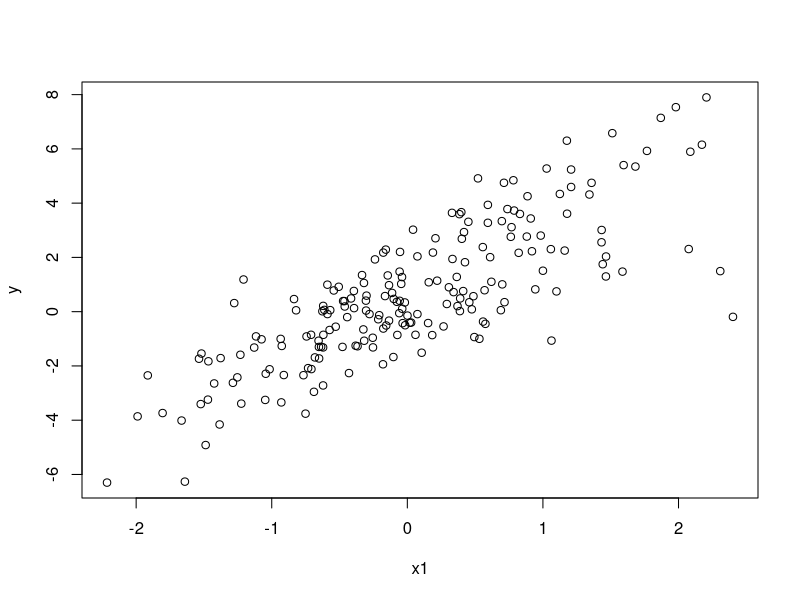
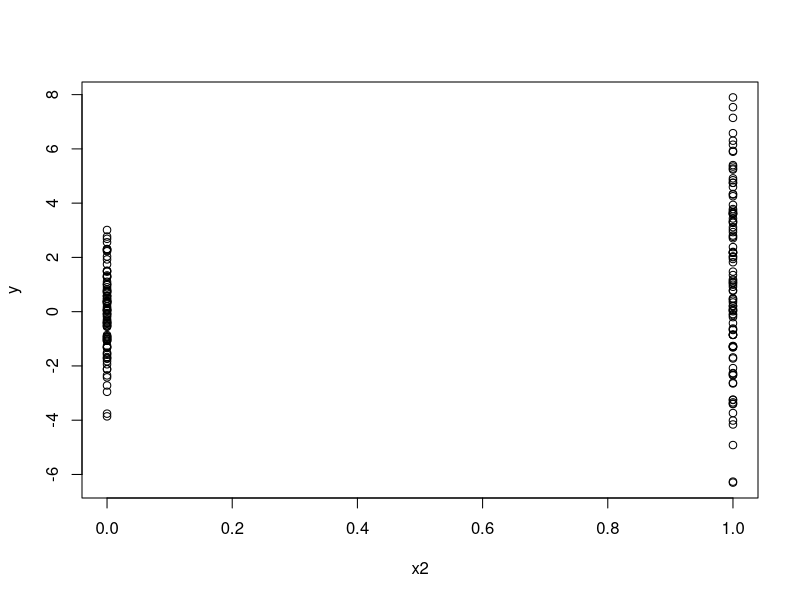
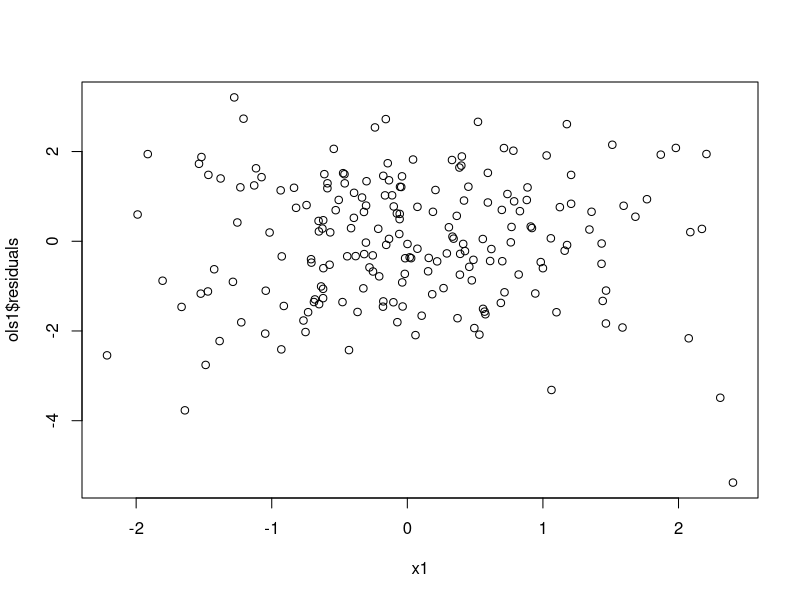
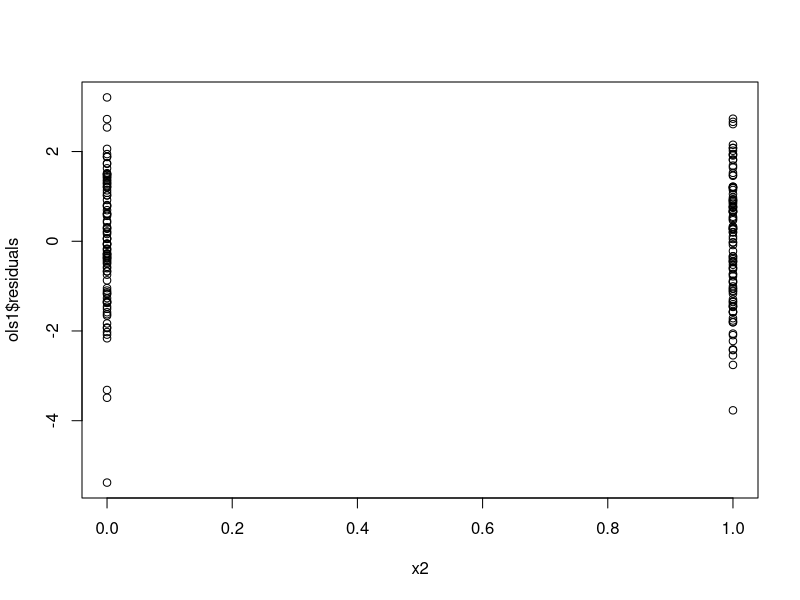
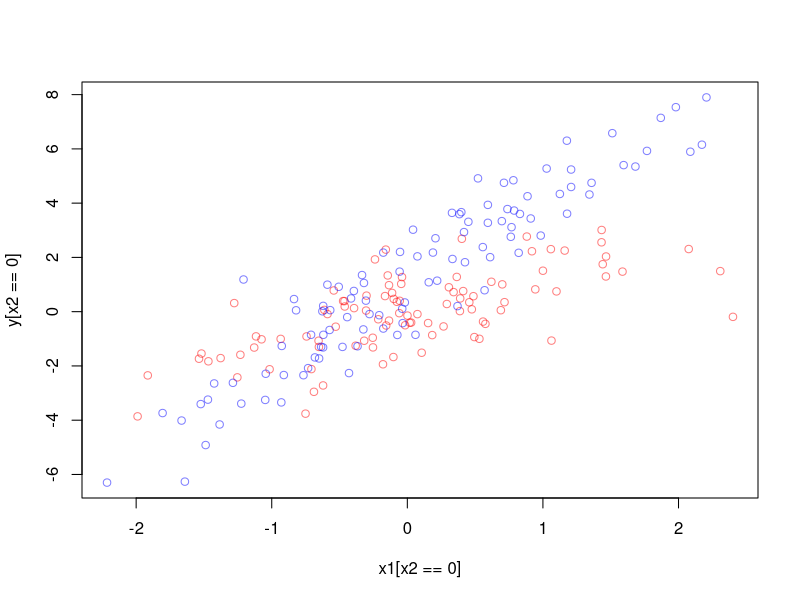
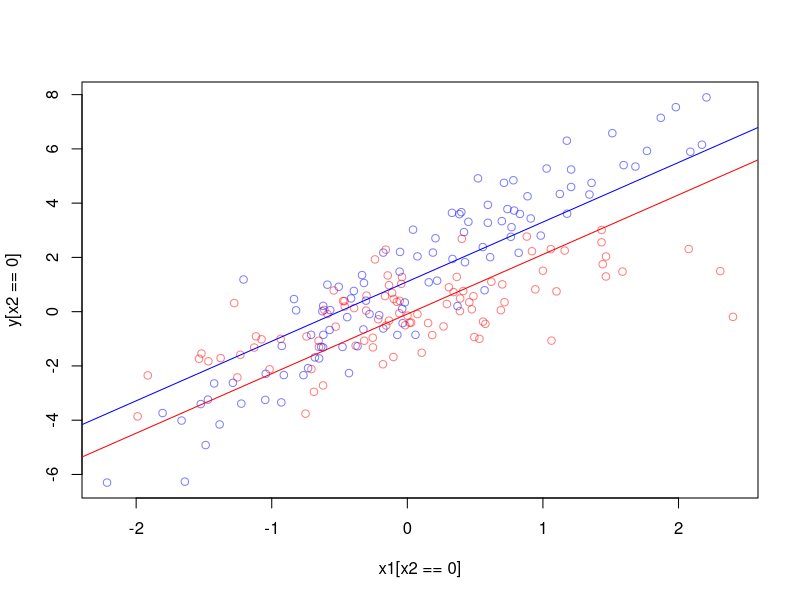
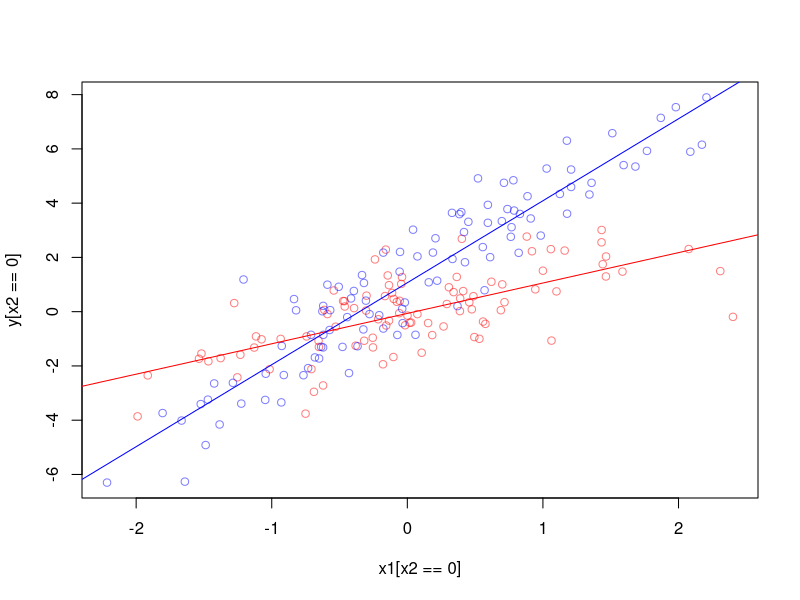
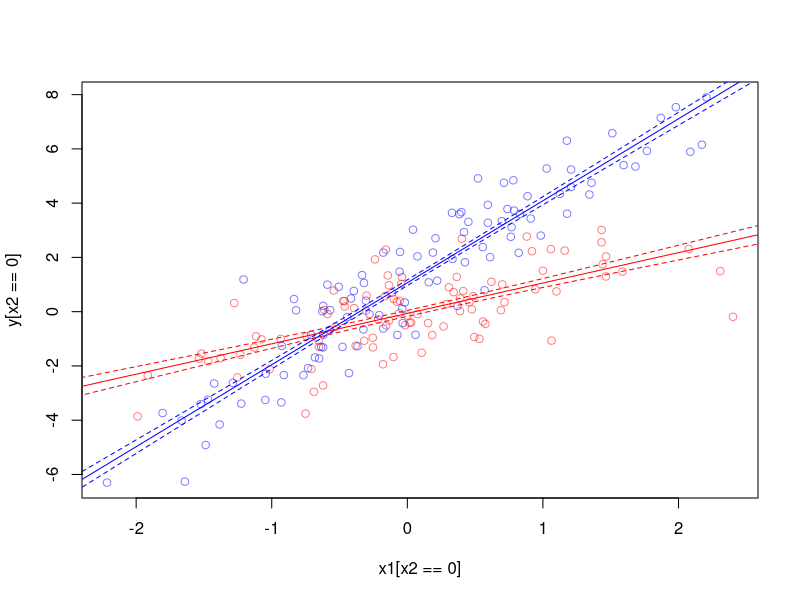

The R script that drew these images, in order:
#' # OLS interaction plots #
#'
#' Interactions are important, but they're hard to understand without visualization.
#' This script works through how to visualize interactions in linear regression models.


#' ## Plots for identifying interactions ##
#'
set.seed(1)
x1 <- rnorm(200)
x2 <- rbinom(200,1,.5)
y <- x1 + x2 + (2*x1*x2) + rnorm(200)

#' Interactions (at least in fake data) tend to produce weird plots:
plot(y~x1)
plot(y~x2)
#' This means they also produce weird residual plots:
ols1 <- lm(y ~ x1 + x2)
plot(ols1$residuals ~ x1)
plot(ols1$residuals ~ x2)
#' For example, in the first plot we find that there are clearly two relationships between `y` and `x1`, one positive and one negative.
#' We thus want to model this using an interaction:
ols2 <- lm(y ~ x1 + x2 + x1:x2)
summary(ols2)
#' Note: This is equivalent to either of the following:
summary(lm(y ~ x1 + x2 + x1*x2))
summary(lm(y ~ x1*x2))
#' However, specifying only the interaction...
summary(lm(y ~ x1:x2))
#' produces an incomplete (and thus invalid) model.
#' Now let's figure out how to visualize this interaction based upon the complete/correct model.



#' ## Start with the raw data ##
#'
#' Our example data are particularly simple. There are two groups (defined by `x2`) and one covariate (`x1`).
#' We can plot these two groups separately in order to see their distributions of `y` as a function of `x1`.
#' We can index our vectors in order to plot the groups separately in red and blue:
plot(x1[x2==0], y[x2==0], col=rgb(1,0,0,.5), xlim=c(min(x1),max(x1)), ylim=c(min(y),max(y)))
points(x1[x2==1], y[x2==1], col=rgb(0,0,1,.5))
#' It is already clear that there is an interaction.
#' Let's see if we plot the estimated effects.



#' ## Predicted outcomes ##
#'
#' The easiest way of examining interactions is with predicted outcomes plots.
#' We simply want to show the predicted value of the outcome based upon combinations of input variables.
#' We know that we can do this with the `predict` function applied to some new data.
#' The `expand.grid` function is help to build the necessary new data:
xseq <- seq(-5,5,length.out=100)
newdata <- expand.grid(x1=xseq,x2=c(0,1))
#' Let's build a set of predicted values for our no-interaction model:
fit1 <- predict(ols1, newdata, se.fit=TRUE, type="response")
#' Then do the same for our full model with the interaction:
fit2 <- predict(ols2, newdata, se.fit=TRUE, type="response")

#' Now let's plot the original data, again.
#' Then we'll overlay it with the predicted values for the two groups.
plot(x1[x2==0], y[x2==0], col=rgb(1,0,0,.5), xlim=c(min(x1),max(x1)), ylim=c(min(y),max(y)))
points(x1[x2==1], y[x2==1], col=rgb(0,0,1,.5))
points(xseq, fit1$fit[1:100], type='l', col='red')
points(xseq, fit1$fit[101:200], type='l', col='blue')
#' The result is a plot that differentiates the absolute levels of `y` in the two groups, but forces them to have equivalent slopes.
#' We know this is wrong.

#' Now let's try to plot the data with the correct fitted values, accounting for the interaction:
plot(x1[x2==0], y[x2==0], col=rgb(1,0,0,.5), xlim=c(min(x1),max(x1)), ylim=c(min(y),max(y)))
points(x1[x2==1], y[x2==1], col=rgb(0,0,1,.5))
points(xseq, fit2$fit[1:100], type='l', col='red')
points(xseq, fit2$fit[101:200], type='l', col='blue')
#' This looks better. The fitted values lines correspond nicely to the varying slopes in our two groups.
#' But, we still need to add uncertainty. Luckily, we have the necessarily information in `fit2$se.fit`.
plot(x1[x2==0], y[x2==0], col=rgb(1,0,0,.5), xlim=c(min(x1),max(x1)), ylim=c(min(y),max(y)))
points(x1[x2==1], y[x2==1], col=rgb(0,0,1,.5))
points(xseq, fit2$fit[1:100], type='l', col='red')
points(xseq, fit2$fit[101:200], type='l', col='blue')
points(xseq, fit2$fit[1:100]-fit2$se.fit[1:100], type='l', col='red', lty=2)
points(xseq, fit2$fit[1:100]+fit2$se.fit[1:100], type='l', col='red', lty=2)
points(xseq, fit2$fit[101:200]-fit2$se.fit[101:200], type='l', col='blue', lty=2)
points(xseq, fit2$fit[101:200]+fit2$se.fit[101:200], type='l', col='blue', lty=2)


#' We can also produce the same plot through bootstrapping.
tmpdata <- data.frame(x1=x1,x2=x2,y=y)
myboot <- function(){
    thisboot <- sample(1:nrow(tmpdata),nrow(tmpdata),TRUE)
    coef(lm(y~x1*x2,data=tmpdata[thisboot,]))
}
bootcoefs <- replicate(2500,myboot())
plot(x1[x2==0], y[x2==0], col=rgb(1,0,0,.5), xlim=c(min(x1),max(x1)), ylim=c(min(y),max(y)))
points(x1[x2==1], y[x2==1], col=rgb(0,0,1,.5))
apply(bootcoefs,2,function(coefvec) {
    points(xseq, coefvec[1] + (xseq*coefvec[2]), type='l', col=rgb(1,0,0,.01))
    points(xseq, coefvec[1] + (xseq*(coefvec[2]+coefvec[4])) + coefvec[3], type='l', col=rgb(0,0,1,.01))
    
})
points(xseq, fit2$fit[1:100], type='l')
points(xseq, fit2$fit[101:200], type='l')
points(xseq, fit2$fit[1:100]-fit2$se.fit[1:100], type='l', lty=2)
points(xseq, fit2$fit[1:100]+fit2$se.fit[1:100], type='l', lty=2)
points(xseq, fit2$fit[101:200]-fit2$se.fit[101:200], type='l', lty=2)
points(xseq, fit2$fit[101:200]+fit2$se.fit[101:200], type='l', lty=2)
#' If we overlay our previous lines of top of this, we see that they produce the same result, above.



#' Of course, we may want to show confidence intervals rather than SEs. And this is simple.
#' We can reproduce the graph with 95% confidence intervals, using `qnorm` to determine how much to multiple our SEs by.
plot(x1[x2==0], y[x2==0], col=rgb(1,0,0,.5), xlim=c(min(x1),max(x1)), ylim=c(min(y),max(y)))
points(x1[x2==1], y[x2==1], col=rgb(0,0,1,.5))
points(xseq, fit2$fit[1:100], type='l', col='red')
points(xseq, fit2$fit[101:200], type='l', col='blue')
points(xseq, fit2$fit[1:100]-qnorm(.975)*fit2$se.fit[1:100], type='l', lty=2, col='red')
points(xseq, fit2$fit[1:100]+qnorm(.975)*fit2$se.fit[1:100], type='l', lty=2, col='red')
points(xseq, fit2$fit[101:200]-qnorm(.975)*fit2$se.fit[101:200], type='l', lty=2, col='blue')
points(xseq, fit2$fit[101:200]+qnorm(.975)*fit2$se.fit[101:200], type='l', lty=2, col='blue')



#' ## Incorrect models (without constituent terms) ##
#'
#' We can also use plots to visualize why we need to include constitutive terms in our interaction models.
#' Recall that our model is defined as:
ols2 <- lm(y ~ x1 + x2 + x1:x2)
#' We can compare this to a model with only one term and the interaction:
ols3 <- lm(y ~ x1 + x1:x2)
fit3 <- predict(ols3, newdata, se.fit=TRUE, type="response")
#' And plot its results:
plot(x1[x2==0], y[x2==0], col=rgb(1,0,0,.5), xlim=c(min(x1),max(x1)), ylim=c(min(y),max(y)))
points(x1[x2==1], y[x2==1], col=rgb(0,0,1,.5))
points(xseq, fit3$fit[1:100], type='l', col='red')
points(xseq, fit3$fit[101:200], type='l', col='blue')
# We can compare these lines to those from the full model:
points(xseq, fit2$fit[1:100], type='l', col='red', lwd=2)
points(xseq, fit2$fit[101:200], type='l', col='blue', lwd=2)
#' By leaving out a term, we misestimate the effect of `x1` in both groups.
